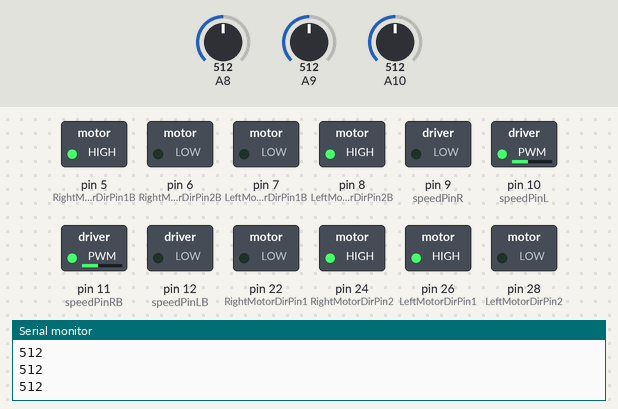
Bench run of a sketch on a simulated Arduino Mega 2560, built with avr-gcc and run on an emulated ATmega2560. Parts: switched loads named in the sketch (green lamp = pin HIGH), the last lines printed to the serial monitor. The inputs (shaded band) are chosen by the test bench; at power-on: A8 = 512, A9 = 512, A10 = 512.

Above: at 6.2 s.
6.3 s: A8 set to 109
7.8 s: A8 set to 93
At 8.7 s:
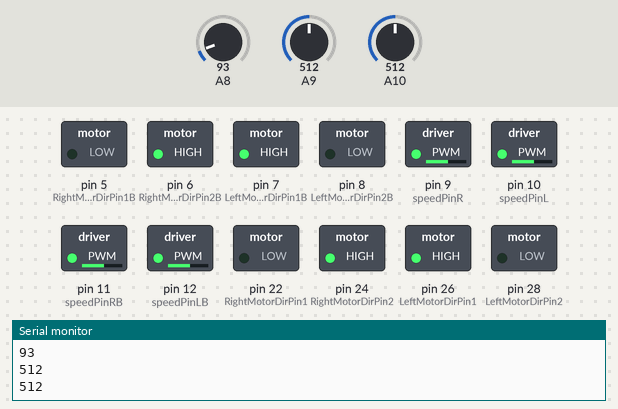
9.3 s: A9 set to 111
10.8 s: A9 set to 96
At 11.2 s:
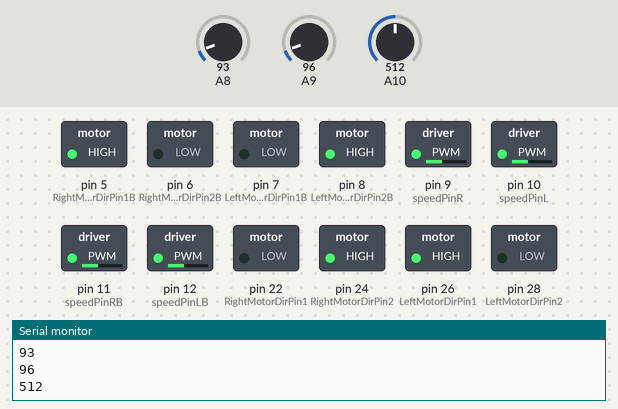
12.3 s: A10 set to 106
13.8 s: A10 set to 89
At 14.6 s:
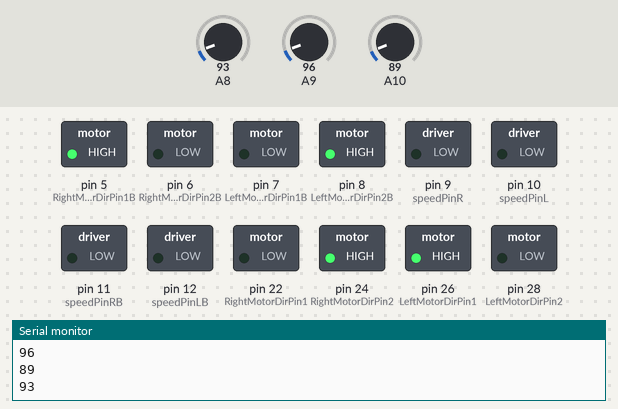
Timing chart, 0 to 16.3 s (numbered marks = the images above; inputs shaded):
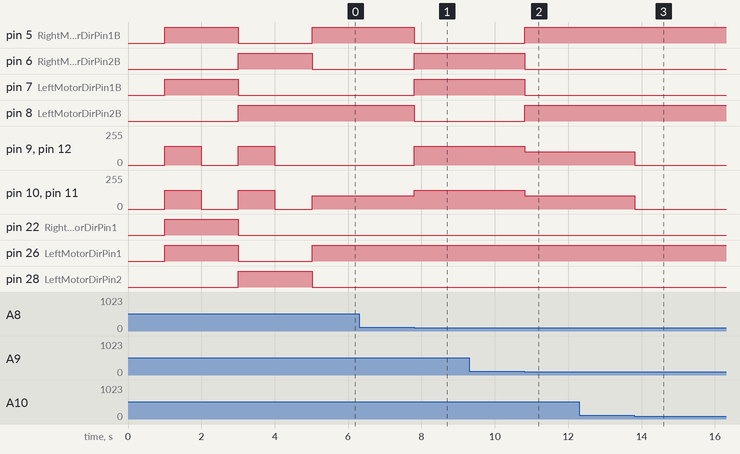

The sketch:

mecanumWheelsControl.ino
```cpp
#define SPEED 140 //default 140
#define TURN_SPEED 160
#define var_speed 100
#define speedPinR 9   //  Front Wheel PWM pin connect Right MODEL-X ENA
#define RightMotorDirPin1  22    //Front Right Motor direction pin 1 to Right MODEL-X IN1  (K1)
#define RightMotorDirPin2  24   //Front Right Motor direction pin 2 to Right MODEL-X IN2   (K1)
#define LeftMotorDirPin1  26    //Front Left Motor direction pin 1 to Right MODEL-X IN3 (K3)
#define LeftMotorDirPin2  28   //Front Left Motor direction pin 2 to Right MODEL-X IN4 (K3)
#define speedPinL 10   //  Front Wheel PWM pin connect Right MODEL-X ENB

#define speedPinRB 11   //  Rear Wheel PWM pin connect Left MODEL-X ENA
#define RightMotorDirPin1B  5    //Rear Right Motor direction pin 1 to Left  MODEL-X IN1 ( K1)
#define RightMotorDirPin2B 6    //Rear Right Motor direction pin 2 to Left  MODEL-X IN2 ( K1)
#define LeftMotorDirPin1B 7    //Rear Left Motor direction pin 1 to Left  MODEL-X IN3  (K3)
#define LeftMotorDirPin2B 8  //Rear Left Motor direction pin 2 to Left  MODEL-X IN4 (K3)
#define speedPinLB 12    //  Rear Wheel PWM pin connect Left MODEL-X ENB

int custom_speed(int default_max_speed, int val, int stop_val, int max_val){
  int speed;
  if(val > stop_val){
    speed = (val - stop_val) * (default_max_speed/max_val);
  } else {
    speed = (stop_val - val) * (default_max_speed/max_val);
  }
  return speed;
}

/*motor control*/
void go_advance(int speed){
   RL_fwd(speed);
   RR_fwd(speed);
   FR_fwd(speed);
   FL_fwd(speed);
}
void go_back(int speed){
   RL_bck(speed);
   RR_bck(speed);
   FR_bck(speed);
   FL_bck(speed);
}
void right_shift(int speed_fl_fwd,int speed_rl_bck ,int speed_rr_fwd,int speed_fr_bck) {
  FL_fwd(speed_fl_fwd);
  RL_bck(speed_rl_bck);
  RR_fwd(speed_rr_fwd);
  FR_bck(speed_fr_bck);
}
void left_shift(int speed_fl_bck,int speed_rl_fwd ,int speed_rr_bck,int speed_fr_fwd){
   FL_bck(speed_fl_bck);
   RL_fwd(speed_rl_fwd);
   RR_bck(speed_rr_bck);
   FR_fwd(speed_fr_fwd);
}

void left_turn(int speed){
   RL_bck(0);
   RR_fwd(speed);
   FR_fwd(speed);
   FL_bck(0);
}
void right_turn(int speed){
   RL_fwd(speed);
   RR_bck(0);
   FR_bck(0);
   FL_fwd(speed);
}
void left_back(int speed){
   RL_fwd(0);
   RR_bck(speed);
   FR_bck(speed);
   FL_fwd(0);
}
void right_back(int speed){
   RL_bck(speed);
   RR_fwd(0);
   FR_fwd(0);
   FL_bck(speed);
}
void clockwise(int speed){
   RL_fwd(speed);
   RR_bck(speed);
   FR_bck(speed);
   FL_fwd(speed);
}
void countclockwise(int speed){
   RL_bck(speed);
   RR_fwd(speed);
   FR_fwd(speed);
   FL_bck(speed);
}

void rot_right(int speed){
   RL_fwd(speed);
   RR_bck(speed);
   FR_bck(speed);
   FL_fwd(speed);
}

void rot_left(int speed){
   RL_bck(speed);
   RR_fwd(speed);
   FR_fwd(speed);
   FL_bck(speed);
}

void FR_fwd(int speed)  //front-right wheel forward turn
{
  digitalWrite(RightMotorDirPin1,HIGH);
  digitalWrite(RightMotorDirPin2,LOW);
  analogWrite(speedPinR,speed);
}
void FR_bck(int speed) // front-right wheel backward turn
{
  digitalWrite(RightMotorDirPin1,LOW);
  digitalWrite(RightMotorDirPin2,HIGH);
  analogWrite(speedPinR,speed);
}
void FL_fwd(int speed) // front-left wheel forward turn
{
  digitalWrite(LeftMotorDirPin1,HIGH);
  digitalWrite(LeftMotorDirPin2,LOW);
  analogWrite(speedPinL,speed);
}
void FL_bck(int speed) // front-left wheel backward turn
{
  digitalWrite(LeftMotorDirPin1,LOW);
  digitalWrite(LeftMotorDirPin2,HIGH);
  analogWrite(speedPinL,speed);
}

void RR_fwd(int speed)  //rear-right wheel forward turn
{
  digitalWrite(RightMotorDirPin1B, HIGH);
  digitalWrite(RightMotorDirPin2B,LOW);
  analogWrite(speedPinRB,speed);
}
void RR_bck(int speed)  //rear-right wheel backward turn
{
  digitalWrite(RightMotorDirPin1B, LOW);
  digitalWrite(RightMotorDirPin2B,HIGH);
  analogWrite(speedPinRB,speed);
}
void RL_fwd(int speed)  //rear-left wheel forward turn
{
  digitalWrite(LeftMotorDirPin1B,HIGH);
  digitalWrite(LeftMotorDirPin2B,LOW);
  analogWrite(speedPinLB,speed);
}
void RL_bck(int speed)    //rear-left wheel backward turn
{
  digitalWrite(LeftMotorDirPin1B,LOW);
  digitalWrite(LeftMotorDirPin2B,HIGH);
  analogWrite(speedPinLB,speed);
}

void stop_Stop()    //Stop
{
  analogWrite(speedPinLB,0);
  analogWrite(speedPinRB,0);
  analogWrite(speedPinL,0);
  analogWrite(speedPinR,0);
}


//Pins initialize
void init_GPIO()
{
  pinMode(RightMotorDirPin1, OUTPUT);
  pinMode(RightMotorDirPin2, OUTPUT);
  pinMode(speedPinL, OUTPUT);

  pinMode(LeftMotorDirPin1, OUTPUT);
  pinMode(LeftMotorDirPin2, OUTPUT);
  pinMode(speedPinR, OUTPUT);
  pinMode(RightMotorDirPin1B, OUTPUT);
  pinMode(RightMotorDirPin2B, OUTPUT);
  pinMode(speedPinLB, OUTPUT);

  pinMode(LeftMotorDirPin1B, OUTPUT);
  pinMode(LeftMotorDirPin2B, OUTPUT);
  pinMode(speedPinRB, OUTPUT);

  pinMode(A8, INPUT);
  pinMode(A8, INPUT_PULLUP);
  pinMode(A9, INPUT);
  pinMode(A9, INPUT_PULLUP);
  pinMode(A10, INPUT);
  pinMode(A10, INPUT_PULLUP);


  stop_Stop();
}

void setup()
{

  Serial.begin(9600);
  init_GPIO();
  delay (1000);
  Serial.println("GPIO init complete...");

  go_advance(SPEED);
  delay(1000);
  stop_Stop();
  delay(1000);
  Serial.println("Advance movement complete...");

  go_back(SPEED);
  delay(1000);
  stop_Stop();
  delay(1000);
  Serial.println("Back movement complete...");

/*left_turn(TURN_SPEED);
      delay(1000);
      stop_Stop();
      delay(1000);

right_turn(TURN_SPEED);
     delay(1000);
     stop_Stop();
     delay(1000);

right_shift(200,200,200,200); //right shift
     delay(1000);
     stop_Stop();
     delay(1000);

left_shift(200,200,200,200); //left shift
     delay(1000);
     stop_Stop();
     delay(1000);

left_shift(200,0,200,0); //left diagonal back
     delay(1000);
     stop_Stop();
	 delay(1000);

right_shift(200,0,200,0); //right diagonal ahead
     delay(1000);
     stop_Stop();
	 delay(1000);

left_shift(0,200,0,200); //left diagonal ahead
     delay(1000);
     stop_Stop();
     delay(1000);

right_shift(0,200,0,200); //right diagonal back
     delay(1000);
     stop_Stop();
	 delay(1000);*/
}

int val1 = 0;
int val_rot = 0;
int val_shift = 0;

void loop(){

  delay(20);
  val1 = analogRead(A8);  // read the input pin
  val_rot = analogRead(A9);  // read the input pin
  val_shift = analogRead(A10);  // read the input pin
  Serial.println(val1);          // debug value
  Serial.println(val_rot);          // debug value
  Serial.println(val_shift);          // debug value


  if ((val1 > 100) && (val_shift > 100)){
    right_shift(var_speed,0,var_speed,0);
  }
  else if ((val1 > 100) && (val_shift < 60)){
    left_shift(0,var_speed,0,var_speed);
  }
  else if ((val1 < 60) && (val_shift > 100)){
    right_shift(0,var_speed,0,var_speed);
  }
  else if ((val1 < 60) && (val_shift < 60)){
    left_shift(var_speed,0,var_speed,0);
  }
  else if (val1 > 100){
    //go_advance(SPEED);
    go_advance(custom_speed(SPEED, val1, 83, 136));
  }
  else if (val1 < 60){
    //go_back(SPEED);
    go_back(custom_speed(SPEED, val1, 83, 136));
  }
  else if (val_rot > 100){
    //right_turn(SPEED);
    rot_right(SPEED);
  }
  else if (val_rot < 60){
    //left_turn(SPEED);
    rot_left(SPEED);
  }
  else if (val_shift > 100){
    right_shift(var_speed,var_speed,var_speed,var_speed);
  }
  else if (val_shift < 60){
    left_shift(var_speed,var_speed,var_speed,var_speed);
  }
  else{
  stop_Stop();
  }

}
```

Measured:
- the behaviour switches between 101 and 100 on A8 (found by bisection; images 0 and 1)
- the behaviour switches between 101 and 100 on A9 (found by bisection; images 1 and 2)
- the behaviour switches between 101 and 100 on A10 (found by bisection; images 2 and 3)
- after the input at 7.8 s, pin 5 (RightMotorDirPin1B), pin 8 (LeftMotorDirPin2B): HIGH → LOW at once; pin 6 (RightMotorDirPin2B), pin 7 (LeftMotorDirPin1B): LOW → HIGH at once; pin 9 (speedPinR), pin 12 (speedPinLB): 0/255 → 140/255 at once; pin 10 (speedPinL), pin 11 (speedPinRB): 100/255 → 140/255 at once
- after the input at 10.8 s, pin 5 (RightMotorDirPin1B), pin 8 (LeftMotorDirPin2B): LOW → HIGH at once; pin 6 (RightMotorDirPin2B), pin 7 (LeftMotorDirPin1B): HIGH → LOW at once; pin 9 (speedPinR), pin 10 (speedPinL), pin 11 (speedPinRB), pin 12 (speedPinLB): 140/255 → 100/255 at once
- after the input at 13.8 s, pin 9 (speedPinR), pin 10 (speedPinL), pin 11 (speedPinRB), pin 12 (speedPinLB): 100/255 → 0/255 at once
